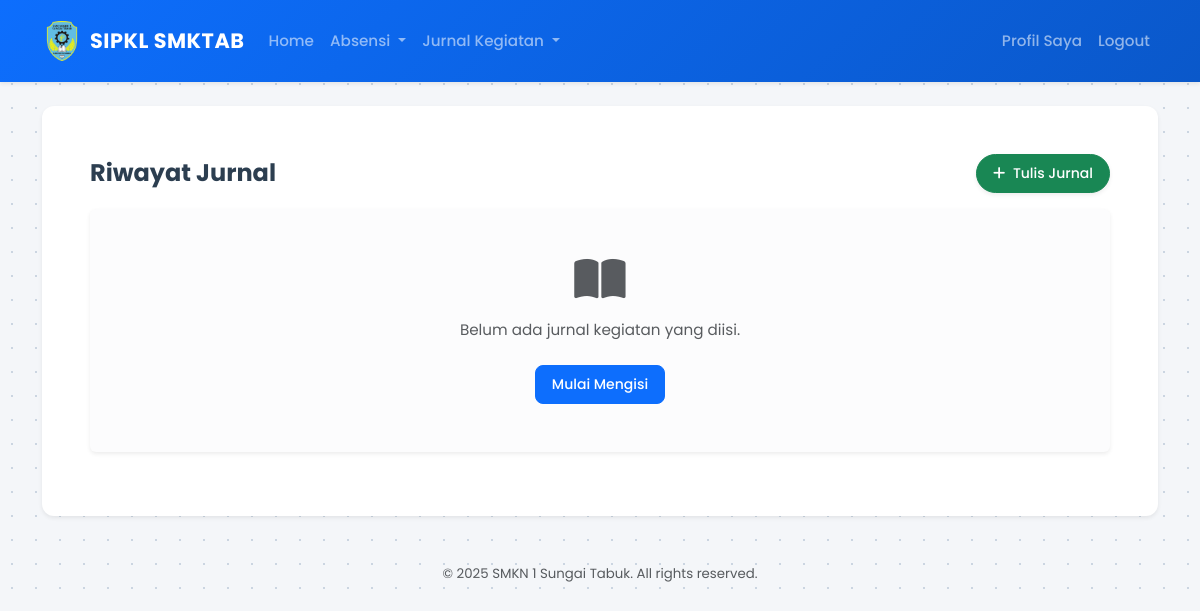
Page /index.php?page=siswa/jurnal_lihat (signed in) on the earlier database version.
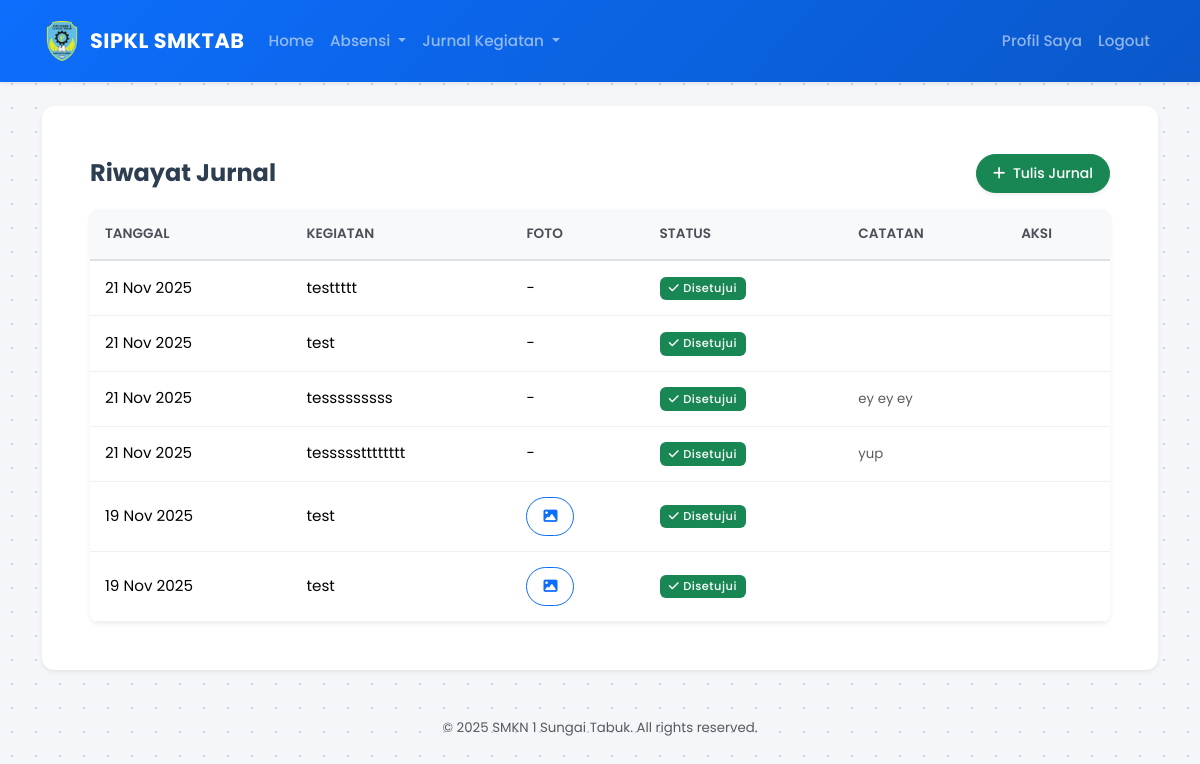
Same page on the later database version.
### tables this page shows
CREATE TABLE `jurnal_harian` (
  `id_jurnal` int(11) NOT NULL,
  `id_siswa` int(11) NOT NULL,
  `tanggal` date NOT NULL,
  `kegiatan` text NOT NULL,
  `foto_kegiatan` varchar(255) DEFAULT NULL,
  `status_validasi` enum('Pending','Disetujui','Ditolak') DEFAULT 'Pending',
  `catatan_pembimbing` text DEFAULT NULL
);

### pages/siswa/jurnal_lihat.php (the view, shortened to what this page needs)
<?php
$id_siswa = $_SESSION['id_ref'];
try {
    $sql = "SELECT * FROM jurnal_harian WHERE id_siswa = :id_siswa ORDER BY tanggal DESC";
    $stmt = $pdo->prepare($sql);
    $stmt->execute([':id_siswa' => $id_siswa]);
    $jurnal_list = $stmt->fetchAll(PDO::FETCH_ASSOC);
} catch (PDOException $e) { echo "Error: " . $e->getMessage(); }
function getStatusBadge($status) {
    if ($status == 'Disetujui') return '<span class="badge bg-success"><i class="fas fa-check me-1"></i>Disetujui</span>';
    return '<span class="badge bg-warning text-dark"><i class="fas fa-clock me-1"></i>Pending</span>';
}
?>
<div class="d-flex justify-content-between align-items-center mb-3">
    <h4 class="fw-bold mb-0">Riwayat Jurnal</h4>
    <a href="index.php?page=siswa/jurnal_isi" class="btn btn-success btn-sm rounded-pill shadow-sm">
        <i class="fas fa-plus me-1"></i> Tulis Jurnal
    </a>
</div>
<?php if (empty($jurnal_list)): ?>
    <div class="alert alert-light text-center border-0 shadow-sm py-5">
        <i class="fas fa-book-open fa-3x text-muted mb-3"></i>
        <p class="text-muted">Belum ada jurnal kegiatan yang diisi.</p>
        <a href="index.php?page=siswa/jurnal_isi" class="btn btn-primary btn-sm mt-2">Mulai Mengisi</a>
    </div>
<?php else: ?>
    <div class="d-none d-md-block table-responsive shadow-sm rounded-3 bg-white">
        <table class="table table-hover align-middle mb-0 datatable">
            <thead class="bg-light">
                <tr>
                    <th>Tanggal</th>
                    <th>Kegiatan</th>
                    <th>Foto</th>
                    <th>Status</th>
                    <th>Catatan</th>
                    <th>Aksi</th>
                </tr>
            </thead>
            <tbody>
                <?php foreach ($jurnal_list as $jurnal): ?>
                    <tr>
                        <td style="white-space: nowrap;"><?php echo date('d M Y', strtotime($jurnal['tanggal'])); ?></td>
                        <td><?php echo nl2br(htmlspecialchars(substr($jurnal['kegiatan'], 0, 50))) . (strlen($jurnal['kegiatan']) > 50 ? '...' : ''); ?></td>
                        <td>
                            <?php if ($jurnal['foto_kegiatan']): ?>
                                <button class="btn btn-sm btn-outline-primary rounded-pill"
                                        data-bs-toggle="modal" data-bs-target="#fotoModal"
                                        data-foto="assets/uploads/<?php echo $jurnal['foto_kegiatan']; ?>"
                                        data-ket="<?php echo htmlspecialchars($jurnal['kegiatan']); ?>">
                                    <i class="fas fa-image"></i>
                                </button>
                            <?php else: ?> - <?php endif; ?>
                        </td>
                        <td><?php echo getStatusBadge($jurnal['status_validasi']); ?></td>
                        <td class="text-muted small"><?php echo htmlspecialchars($jurnal['catatan_pembimbing'] ?? '-'); ?></td>
                        <td>
                        </td>
                    </tr>
                <?php endforeach; ?>
            </tbody>
        </table>
    </div>
<?php endif; ?>

### index.php (shortened to what this page needs)
<?php
$role = $_SESSION['role'];
$page = isset($_GET['page']) ? $_GET['page'] : 'dashboard';
?>
<!DOCTYPE html>
<html lang="id">
<head>
    <link rel="stylesheet" href="https://cdnjs.cloudflare.com/ajax/libs/font-awesome/6.4.0/css/all.min.css">
    <link href="https://cdn.jsdelivr.net/npm/bootstrap@5.3.3/dist/css/bootstrap.min.css" rel="stylesheet">
    <link rel="stylesheet" href="https://cdn.datatables.net/2.0.7/css/dataTables.bootstrap5.css">
    <link rel="stylesheet" href="assets/css/style.css">
    <link href="https://cdn.jsdelivr.net/npm/select2@4.1.0-rc.0/dist/css/select2.min.css" rel="stylesheet" />
    <link rel="stylesheet" href="https://cdn.jsdelivr.net/npm/select2-bootstrap-5-theme@1.3.0/dist/select2-bootstrap-5-theme.min.css" />
<body style="background-color: #f4f6f9;">
<nav class="navbar navbar-expand-lg navbar-dark bg-primary shadow-sm sticky-top">
    <div class="container">
      <a class="navbar-brand d-flex align-items-center" href="index.php?page=dashboard">
    <img src="assets/images/logo-smk.png" alt="Logo" width="40" height="40" class="d-inline-block align-text-top me-2">
    SIPKL SMKTAB
</a>
        <div class="collapse navbar-collapse" id="navbarNav">
            <ul class="navbar-nav me-auto mb-2 mb-lg-0">
                <li class="nav-item">
                    <a class="nav-link <?php echo ($page == 'dashboard') ? 'active' : ''; ?>" href="index.php?page=dashboard">Home</a>
                </li>
                <?php if ($role == 'admin'): ?>
                    <?php
                        $active_manajemen = in_array($page, ['admin/siswa_data', 'admin/siswa_tambah', 'admin/siswa_edit', 'admin/siswa_import', 'admin/perusahaan_data', 'admin/perusahaan_tambah', 'admin/perusahaan_edit', 'admin/pembimbing_data', 'admin/pembimbing_tambah', 'admin/pembimbing_edit']) ? 'active' : '';
                    ?>
                    <li class="nav-item dropdown">
                        <a class="nav-link dropdown-toggle <?php echo $active_manajemen; ?>" href="#" id="navbarDropdownManajemen" role="button" data-bs-toggle="dropdown" aria-expanded="false">
                            Manajemen Data
                        </a>
                        <ul class="dropdown-menu shadow" aria-labelledby="navbarDropdownManajemen">
                            <li><a class="dropdown-item" href="index.php?page=admin/siswa_data">Data Siswa</a></li>
                            <li><a class="dropdown-item" href="index.php?page=admin/siswa_import">Import Siswa (CSV)</a></li>
                              <li><hr class="dropdown-divider"></li>
                            <li><a class="dropdown-item" href="index.php?page=admin/perusahaan_data">Data Perusahaan</a></li>
                            <li><a class="dropdown-item" href="index.php?page=admin/perusahaan_import">Import Perusahaan (CSV)</a></li>
                              <li><hr class="dropdown-divider"></li>
                            <li><a class="dropdown-item" href="index.php?page=admin/pembimbing_data">Data Pembimbing</a></li>
                            <li><a class="dropdown-item" href="index.php?page=admin/pembimbing_import">Import Pembimbing (CSV)</a></li>
                        </ul>
                    </li>
                    <?php
                        $active_kegiatan = in_array($page, ['admin/plotting_data', 'admin/plotting_edit', 'admin/rekap_nilai', 'admin/rekap_absensi_harian']) ? 'active' : '';
                    ?>
                   <li class="nav-item dropdown">
                        <a class="nav-link dropdown-toggle" href="#" role="button" data-bs-toggle="dropdown">Kegiatan PKL</a>
                        <ul class="dropdown-menu shadow">
                            <li><a class="dropdown-item" href="index.php?page=admin/plotting_data">Plotting Siswa</a></li>
                            <li><hr class="dropdown-divider"></li>
                            <li><a class="dropdown-item" href="index.php?page=admin/jurnal_data">Data Jurnal (Semua)</a></li>
                            <li><a class="dropdown-item" href="index.php?page=admin/absensi_data">Data Absensi (Semua)</a></li>
                            <li><hr class="dropdown-divider"></li>
                            <li><a class="dropdown-item" href="index.php?page=admin/rekap_nilai">Rekap Nilai Akhir</a></li>
                            <li><a class="dropdown-item" href="index.php?page=admin/rekap_absensi_harian">Rekap Absensi Harian</a></li>
                        </ul>
                    </li>
                    <?php
                        $active_pengumuman = in_array($page, ['admin/pengumuman_data', 'admin/pengumuman_tambah', 'admin/pengaturan_edit']) ? 'active' : '';
                    ?>
                    <li class="nav-item dropdown">
                        <a class="nav-link dropdown-toggle <?php echo $active_pengumuman; ?>" href="#" id="navbarDropdownPengumuman" role="button" data-bs-toggle="dropdown" aria-expanded="false">
                            Pengumuman & Sistem
                        </a>
                        <ul class="dropdown-menu shadow" aria-labelledby="navbarDropdownPengumuman">
                            <li><a class="dropdown-item" href="index.php?page=admin/pengumuman_tambah">Buat Pengumuman</a></li>
                            <li><a class="dropdown-item" href="index.php?page=admin/pengumuman_data">Daftar Pengumuman</a></li>
                            <li><hr class="dropdown-divider"></li>
                            <li><a class="dropdown-item" href="index.php?page=admin/pengaturan_edit">Pengaturan Sistem</a></li>
                        </ul>
                    </li>
               <?php elseif ($role == 'siswa'): ?>
                    <li class="nav-item dropdown">
                        <a class="nav-link dropdown-toggle" href="#" id="navbarDropdownAbsensiSiswa" role="button" data-bs-toggle="dropdown" aria-expanded="false">
                            Absensi
                        </a>
                    </li>
                    <li class="nav-item dropdown">
                        <a class="nav-link dropdown-toggle" href="#" id="navbarDropdownJurnalSiswa" role="button" data-bs-toggle="dropdown" aria-expanded="false">
                            Jurnal Kegiatan
                        </a>
                    </li>
                <?php endif; ?>
            </ul>
           <ul class="navbar-nav ms-auto mb-2 mb-lg-0 d-flex align-items-start">
                <li class="nav-item">
                    <a class="nav-link" href="index.php?page=profil">Profil Saya</a>
                </li>
                <li class="nav-item">
                    <a class="nav-link" href="logout.php">Logout</a>
                </li>
            </ul>
        </div>
    </div>
</nav>
<main class="container mt-4 mb-5">
    <div class="card shadow-sm border-0">
        <div class="card-body p-4 p-md-5">
            <?php
            $page_file = str_replace('../', '', $page) . '.php';
            $file_path = "pages/" . $page_file;
            if (file_exists($file_path)) {
                if ($role == 'admin' && strpos($page, 'admin/') === 0) {
                    include $file_path;
                } elseif ($role == 'siswa' && strpos($page, 'siswa/') === 0) {
                    include $file_path;
                } elseif ($role == 'pembimbing' && strpos($page, 'pembimbing/') === 0) {
                    include $file_path;
                } elseif (strpos($page, 'admin/') !== 0 && strpos($page, 'siswa/') !== 0 && strpos($page, 'pembimbing/') !== 0) {
                    include $file_path;
                } else {
                    echo "<div class='alert alert-danger'>Error 403: Akses Dilarang.</div>";
                }
            } else {
                echo "<div class='alert alert-warning'>Error 404: Halaman tidak ditemukan.</div>";
            }
            ?>
        </div>
    </div>
</main>
<footer>
    <p class="text-center text-muted mb-4 small">&copy; <?php echo date("Y"); ?> SMKN 1 Sungai Tabuk. All rights reserved.</p>
</footer>
</body>
</html>

### assets/css/style.css (style rules this page uses)
body { font-family: 'Poppins', sans-serif; background-color: #f4f6f9; color: #444; font-size: 0.95rem; }
h1, h2, h3, h4, h5, h6 { font-weight: 600; color: #2c3e50; }
.navbar { background: linear-gradient(135deg, #0d6efd 0%, #0a58ca 100%) !important; box-shadow: 0 4px 12px rgba(0,0,0,0.1); padding-top: 1rem; padding-bottom: 1rem; }
.navbar-brand { font-weight: 700; letter-spacing: 0.5px; font-size: 1.3rem; }
.nav-link { font-weight: 500; transition: 0.3s; }
.card { border: none; border-radius: 12px; box-shadow: 0 5px 15px rgba(0,0,0,0.05); transition: transform 0.3s ease, box-shadow 0.3s ease; background: #fff; }
.table { border-collapse: separate; border-spacing: 0; }
.table thead th { background-color: #f8f9fa; border-bottom: 2px solid #dee2e6; color: #495057; font-weight: 600; text-transform: uppercase; font-size: 0.85rem; padding: 15px; }
.table tbody td { padding: 15px; vertical-align: middle; border-bottom: 1px solid #f1f1f1; }
.badge { padding: 0.5em 0.8em; font-weight: 500; border-radius: 6px; letter-spacing: 0.5px; }
.btn { border-radius: 8px; padding: 8px 16px; font-weight: 500; transition: 0.2s; }
body { background-color: #f5f7fa; background-image: radial-gradient(#cbd5e1 1.5px, transparent 1.5px); background-size: 24px 24px; min-height: 100vh; margin: 0; }
.btn-primary { background-color: #0d6efd; border-color: #0d6efd; }

Differences in the rows shown:
added jurnal_harian: tanggal "21 Nov 2025", kegiatan "testtttt", status_validasi "Disetujui" (drawn)
added jurnal_harian: tanggal "21 Nov 2025", kegiatan "test", status_validasi "Disetujui" (drawn)
added jurnal_harian: tanggal "21 Nov 2025", kegiatan "tesssssssss", status_validasi "Disetujui" (drawn), catatan_pembimbing "ey ey ey"
added jurnal_harian: tanggal "21 Nov 2025", kegiatan "tessssstttttttt", status_validasi "Disetujui" (drawn), catatan_pembimbing "yup"
added jurnal_harian: tanggal "19 Nov 2025", kegiatan "test", status_validasi "Disetujui" (drawn)
added jurnal_harian: tanggal "19 Nov 2025", kegiatan "test", status_validasi "Disetujui" (drawn)
Other differences:
text no longer shown: "Belum ada jurnal kegiatan yang diisi. Mulai Mengisi"
text now shown: "TANGGAL KEGIATAN FOTO STATUS CATATAN AKSI"
